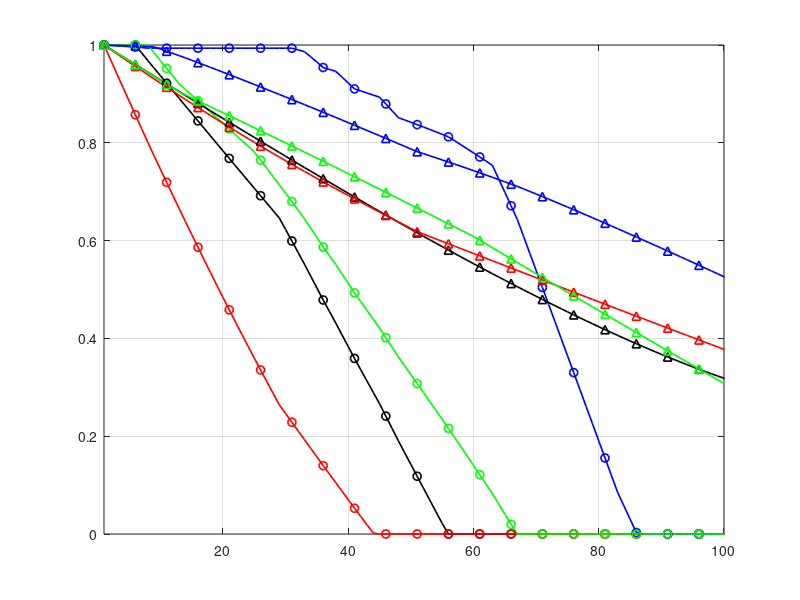
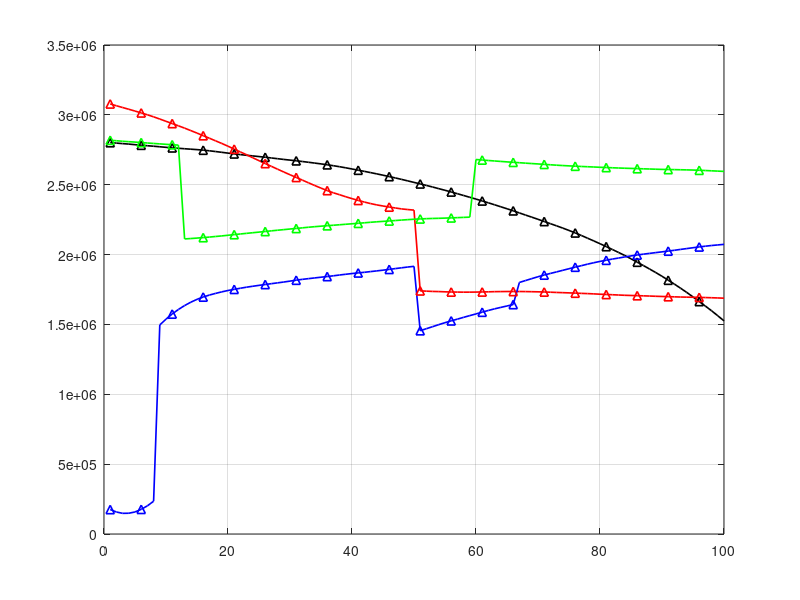
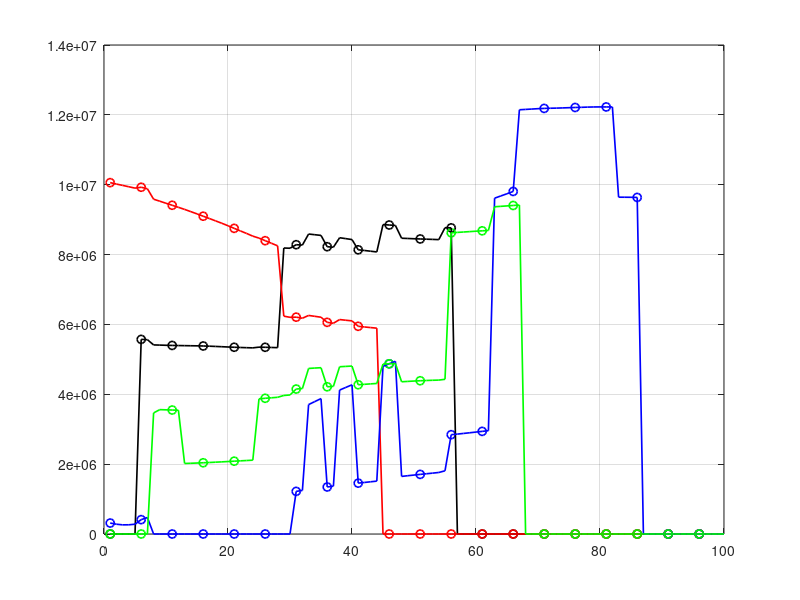
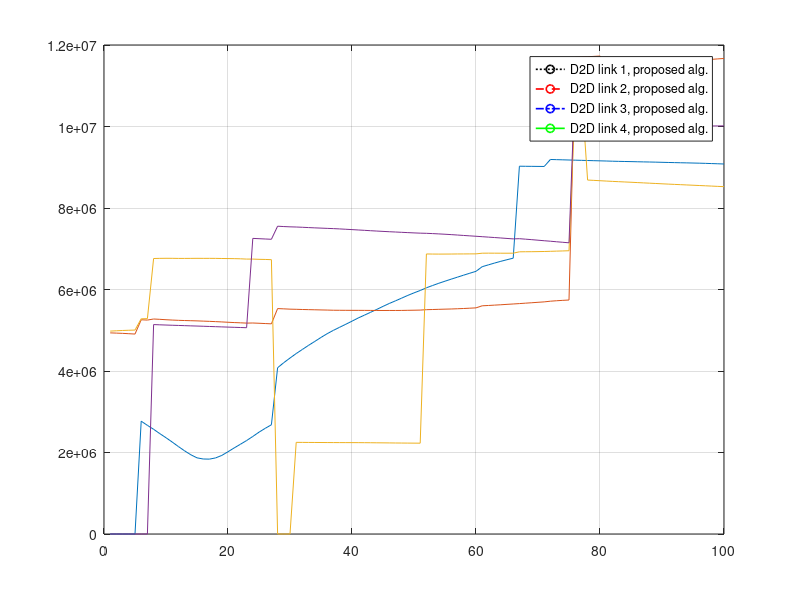

Source code (MATLAB) for these figures, in order:
close all
data_marl = load('data_marl.mat');
data_rand = load('data_rand.mat');
rate_marl = load('rate_marl.mat');
rate_rand = load('rate_rand.mat');
rate_marl = cell2mat(struct2cell(rate_marl));
data_marl = cell2mat(struct2cell(data_marl));
rate_rand = cell2mat(struct2cell(rate_rand));
data_rand = cell2mat(struct2cell(data_rand));
figure
hold on
grid on
box on
plot(data_marl(1,:,1)/35e6,'k','LineWidth',1.2)
plot(data_marl(1,:,2)/35e6,'r','LineWidth',1.2)
plot(data_marl(1,:,3)/35e6,'b','LineWidth',1.2)
plot(data_marl(1,:,4)/35e6,'g','LineWidth',1.2)

plot(data_rand(1,:,1)/35e6,'k','LineWidth',1.2)
plot(data_rand(1,:,2)/35e6,'r','LineWidth',1.2)
plot(data_rand(1,:,3)/35e6,'b','LineWidth',1.2)
plot(data_rand(1,:,4)/35e6,'g','LineWidth',1.2)

plot(1:5:100,data_marl(1,1:5:100,1)/35e6,'ko','LineWidth',1.2)
plot(1:5:100,data_marl(1,1:5:100,2)/35e6,'ro','LineWidth',1.2')
plot(1:5:100,data_marl(1,1:5:100,3)/35e6,'bo','LineWidth',1.2)
plot(1:5:100,data_marl(1,1:5:100,4)/35e6,'go','LineWidth',1.2)

plot(1:5:100,data_rand(1,1:5:100,1)/35e6,'k^','LineWidth',1.2)
plot(1:5:100,data_rand(1,1:5:100,2)/35e6,'r^','LineWidth',1.2)
plot(1:5:100,data_rand(1,1:5:100,3)/35e6,'b^','LineWidth',1.2)
plot(1:5:100,data_rand(1,1:5:100,4)/35e6,'g^','LineWidth',1.2)
xlim([1,100])
%%

figure
hold on
grid on
box on
rate1 = [rate_marl(1,1:56,1),zeros(1,44)];
rate2 = [rate_marl(1,1:44,2),zeros(1,56)];
rate3 = [rate_marl(1,1:86,3),zeros(1,14)];
rate4 = [rate_marl(1,1:7,4),rate_marl(1,8,4)-2.1e6,rate_marl(1,9:55,4)-2e6,rate_marl(1,56:67,4)+2e6,zeros(1,33)];



x =1:5:100;


plot(rate_rand(1,:,1),'k','LineWidth',1.2)
plot(rate_rand(1,:,2),'r','LineWidth',1.2)
plot(rate_rand(1,:,3),'b','LineWidth',1.2)
plot(rate_rand(1,:,4),'g','LineWidth',1.2)
plot(x,rate_rand(1,1:5:100,1),'k^','LineWidth',1.2)
plot(x,rate_rand(1,1:5:100,2),'r^','LineWidth',1.2)
plot(x,rate_rand(1,1:5:100,3),'b^','LineWidth',1.2)
plot(x,rate_rand(1,1:5:100,4),'g^','LineWidth',1.2)
figure
hold on
grid on
box on
plot(x,rate1(1:5:100),'ko','LineWidth',1.2)
plot(x,rate2(1:5:100),'ro','LineWidth',1.2)
plot(x,rate3(1:5:100),'bo','LineWidth',1.2)
plot(x,rate4(1:5:100),'go','LineWidth',1.2)
plot(rate1,'k','LineWidth',1.2)
plot(rate2,'r','LineWidth',1.2)
plot(rate3,'b','LineWidth',1.2)
plot(rate4,'g','LineWidth',1.2)
%%
figure
hold on
grid on
box on
ratet1 = rate_marl(2,:,1);
ratet2 = rate_marl(2,:,2);
ratet3 = rate_marl(2,:,3);
ratet4 = rate_marl(2,:,4);

plot(ratet1)
plot(ratet2)
plot(ratet3)
plot(ratet4)

% figure
% hold on
% grid on
% box on
% raten1 = [rate_marl(1,1:44,1),rate_marl(1,45:56,1)+rate_marl(1,45:56,2)/3,zeros(1,44)];
% raten2 = [rate_marl(1,1:7,2),rate_marl(1,8:44,2)+2e6,zeros(1,56)];
% raten3 = [rate_marl(1,1:44,3),rate_marl(1,45:56,3)+rate_marl(1,45:86,2)/3,zeros(1,14)];
% raten4 = [rate_marl(1,1:7,4),rate_marl(1,8:55,4)-2e6,rate_marl(1,56:67,4),zeros(1,33)];
% 
% plot(raten1)
% plot(raten2)
% plot(raten3)
% plot(raten4)


%%
h = zeros(8, 1);
h(1) = plot(NaN,NaN,'k:o','LineWidth',1.2);
h(2) = plot(NaN,NaN,'r--o','LineWidth',1.2);
h(3) = plot(NaN,NaN,'b-.o','LineWidth',1.2);
h(4) = plot(NaN,NaN,'g-o','LineWidth',1.2);
h(5) = plot(NaN,NaN,'k:^','LineWidth',1.2);
h(6) = plot(NaN,NaN,'r--^','LineWidth',1.2);
h(7) = plot(NaN,NaN,'b-.^','LineWidth',1.2);
h(8) = plot(NaN,NaN,'g-^','LineWidth',1.2);
legend(h, 'D2D link 1, prop. alg.','D2D link 2, prop. alg.','D2D link 3, prop. alg.','D2D link 4, prop. alg.'...
    ,'D2D link 1, IQL','D2D link 2, IQL','D2D link 3, IQL','D2D link 4, IQL');
%%
h = zeros(4, 1);
h(1) = plot(NaN,NaN,'k:^','LineWidth',1.2);
h(2) = plot(NaN,NaN,'r--^','LineWidth',1.2);
h(3) = plot(NaN,NaN,'b-.^','LineWidth',1.2);
h(4) = plot(NaN,NaN,'g-^','LineWidth',1.2);
legend(h,'D2D link 1, IQL', 'D2D link 2, IQL','D2D link 3, IQL','D2D link 4, IQL');
%%
h = zeros(4, 1);
h(1) = plot(NaN,NaN,'k:o','LineWidth',1.2);
h(2) = plot(NaN,NaN,'r--o','LineWidth',1.2);
h(3) = plot(NaN,NaN,'b-.o','LineWidth',1.2);
h(4) = plot(NaN,NaN,'g-o','LineWidth',1.2);
legend(h, 'D2D link 1, proposed alg.','D2D link 2, proposed alg.','D2D link 3, proposed alg.','D2D link 4, proposed alg.');
%%
figure
hold on
grid on
box on
plot(data_rand(1,1:88,1))
plot(data_rand(1,1:88,2))
plot(data_rand(1,1:88,3))
plot(data_rand(1,1:88,4))



%%
reward = load('reward.mat');
reward = cell2mat(struct2cell(reward));
reward_eps = reward([1:25,100:100:end]);
plot(reward_eps)
% plot(reward)

%%
marl = [1,.995,.99,.98,0.95,.92,.91,.885,.875,.85]; 
rand = [.997,.95,.937, 0.935,0.745, 0.58,.3175,.265,.21,.1725];
small = [.093,.078,.078,.068,.05,.035,0,0,0,0];
big = [.98,.97,.97,.97,.8,.5375,.53,.52,.36,.26];
sarl = [.96,.95,.91,.87,.81,.75,.73,.64,.57,.53];
x = 5:5:50;

figure
hold on
box on
grid on

plot(x,marl,'b-o','LineWidth',1.2)
plot(x,sarl,'k-+','LineWidth',1.2)
plot(x,rand,'k-*','LineWidth',1.2)
plot(x,small,'r-^','LineWidth',1.2)
plot(x,big,'Marker','square','LineWidth',1.2)
%%
for i=1:100
    sum_rate_rand1(i)=sum(rate_rand(i,:,1))/100;
    sum_rate_rand2(i)=sum(rate_rand(i,:,2))/100;
    sum_rate_rand3(i)=sum(rate_rand(i,:,3))/100;
    sum_rate_rand4(i)=sum(rate_rand(i,:,4))/100;
%     sum_rate_marl(i)=sum(rate_marl(i,100,:));
    sum_rate_marl1(i)=sum(rate_marl(i,:,1))/100;
    sum_rate_marl2(i)=sum(rate_marl(i,:,2))/100;
    sum_rate_marl3(i)=sum(rate_marl(i,:,3))/100;
    sum_rate_marl4(i)=sum(rate_marl(i,:,4))/100;
end
hold on
sum_rand = sum_rate_rand1+sum_rate_rand2+sum_rate_rand3+sum_rate_rand4;
sum_marl = sum_rate_marl1+sum_rate_marl2+sum_rate_marl3+sum_rate_marl4;
plot(sum_rand)
plot(sum_marl)
%%

plot(rate_marl(:,100,4))
